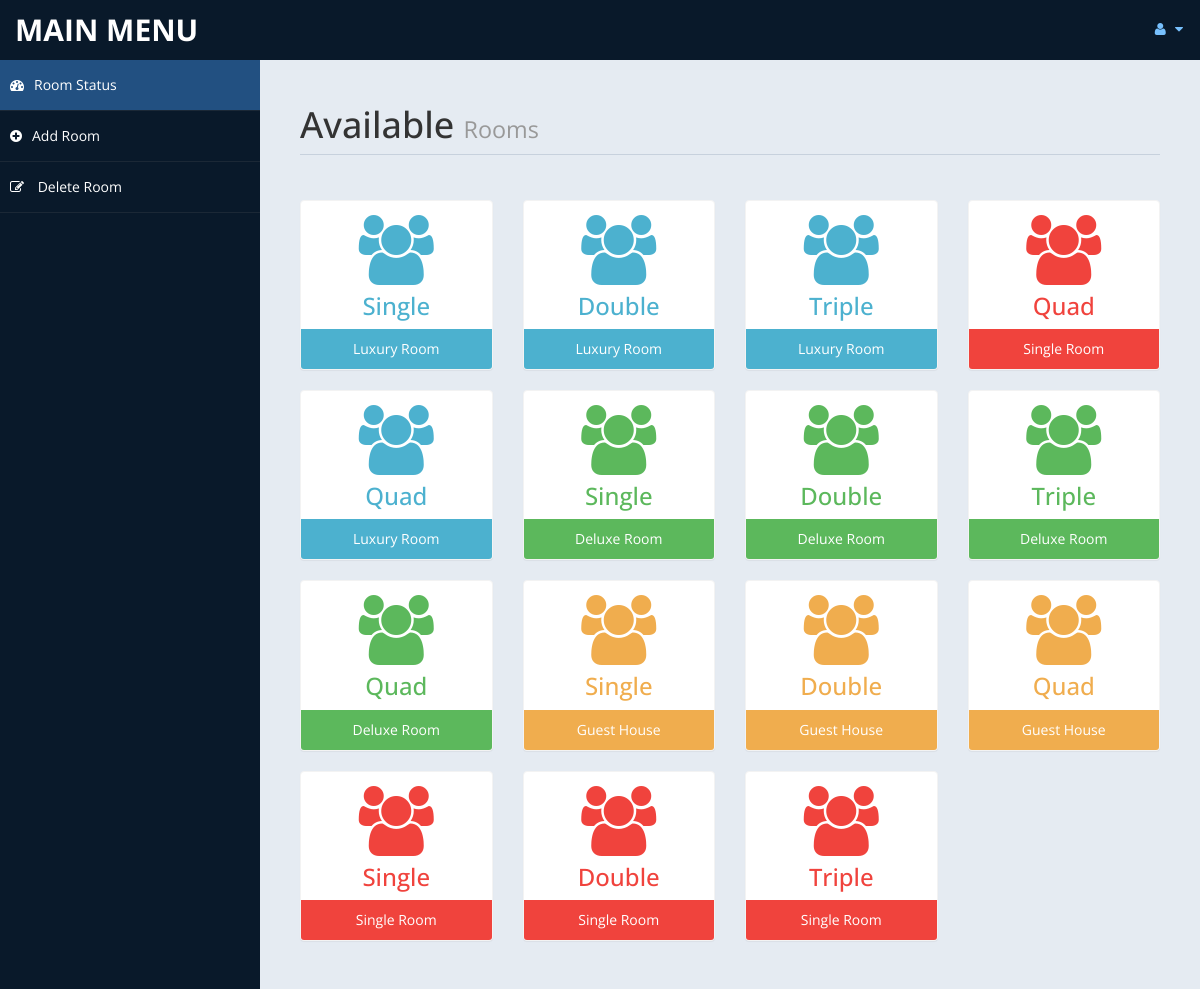
Screenshot of /admin/settings.php (signed in) with the database file from the repository.
### tables this page shows
CREATE TABLE IF NOT EXISTS `room` (
`id` int(10) unsigned NOT NULL,
  `type` varchar(15) DEFAULT NULL,
  `bedding` varchar(10) DEFAULT NULL,
  `place` varchar(10) DEFAULT NULL,
  `cusid` int(11) DEFAULT NULL
);

### admin/settings.php (the view, shortened to what this page needs)
<!DOCTYPE html>
<html xmlns="http://www.w3.org/1999/xhtml">
<head>
    <link href="assets/css/bootstrap.css" rel="stylesheet" />
    <link href="assets/css/font-awesome.css" rel="stylesheet" />
    <link href="assets/css/custom-styles.css" rel="stylesheet" />
</head>
<body>
    <div id="wrapper">
        <nav class="navbar navbar-default top-navbar" role="navigation">
            <div class="navbar-header">
                <a class="navbar-brand" href="home.php">MAIN MENU </a>
            </div>
            <ul class="nav navbar-top-links navbar-right">
                <li class="dropdown">
                    <a class="dropdown-toggle" data-toggle="dropdown" href="#" aria-expanded="false">
                        <i class="fa fa-user fa-fw"></i> <i class="fa fa-caret-down"></i>
                    </a>
                </li>
            </ul>
        </nav>
        <nav class="navbar-default navbar-side" role="navigation">
            <div class="sidebar-collapse">
                <ul class="nav" id="main-menu">
                    <li>
                        <a class="active-menu" href="settings.php"><i class="fa fa-dashboard"></i>Room Status</a>
                    </li>
					<li>
                        <a  href="room.php"><i class="fa fa-plus-circle"></i>Add Room</a>
                    </li>
                    <li>
                        <a   href="roomdel.php"><i class="fa fa-pencil-square-o"></i> Delete Room</a>
                    </li>
            </div>
        </nav>
        <div id="page-wrapper" >
            <div id="page-inner">
			 <div class="row">
                    <div class="col-md-12">
                        <h1 class="page-header">
                           Available <small> Rooms</small>
                        </h1>
                    </div>
                </div>
            <?php
						include ('db.php');
						$sql = "select * from room";
						$re = mysqli_query($con,$sql)
				?>
                <div class="row">
				<?php
										while($row= mysqli_fetch_array($re))
										{
												$id = $row['type'];
											if($id == "Luxury Room")
											{
												echo"<div class='col-md-3 col-sm-12 col-xs-12'>
													<div class='panel panel-primary text-center no-boder bg-color-blue'>
														<div class='panel-body'>
															<i class='fa fa-users fa-5x'></i>
															<h3>".$row['bedding']."</h3>
														</div>
														<div class='panel-footer back-footer-blue'>
															".$row['type']."
														</div>
													</div>
												</div>";
											}
											else if ($id == "Deluxe Room")
											{
												echo"<div class='col-md-3 col-sm-12 col-xs-12'>
													<div class='panel panel-primary text-center no-boder bg-color-green'>
														<div class='panel-body'>
															<i class='fa fa-users fa-5x'></i>
															<h3>".$row['bedding']."</h3>
														</div>
														<div class='panel-footer back-footer-green'>
															".$row['type']."
														</div>
													</div>
												</div>";
											}
											else if($id =="Guest House")
											{
												echo"<div class='col-md-3 col-sm-12 col-xs-12'>
													<div class='panel panel-primary text-center no-boder bg-color-brown'>
														<div class='panel-body'>
															<i class='fa fa-users fa-5x'></i>
															<h3>".$row['bedding']."</h3>
														</div>
														<div class='panel-footer back-footer-brown'>
															".$row['type']."
														</div>
													</div>
												</div>";
											}
											else if($id =="Single Room")
											{
												echo"<div class='col-md-3 col-sm-12 col-xs-12'>
													<div class='panel panel-primary text-center no-boder bg-color-red'>
														<div class='panel-body'>
															<i class='fa fa-users fa-5x'></i>
															<h3>".$row['bedding']."</h3>
														</div>
														<div class='panel-footer back-footer-red'>
															".$row['type']."
														</div>
													</div>
												</div>";
											}
										}
									?>
                </div>
            </div>
        </div>
</body>
</html>

### admin/assets/css/custom-styles.css (style rules this page uses)
body { font-family: 'Open Sans', sans-serif; }
#wrapper { width: 100%; background:#09192A; }
#page-wrapper { padding: 15px 15px; min-height: 600px; background:#E5EBF2; }
#page-inner { width:100%; margin:10px 20px 10px 0px; background-color:transparent; padding:10px; min-height:1200px; }
.text-center { text-align:center; }
.no-boder { border:1px solid #f3f3f3; }
h1, .h1, h2, .h2, h3, .h3 { margin-top: 7px; margin-bottom: -5px; }
.page-header { padding-bottom: 9px; margin: 10px 0 45px; border-bottom: 1px solid #C7D1DD; }
.bg-color-green { background-color: #fff; color: #5cb85c; }
.bg-color-blue { background-color: #fff; color: #4CB1CF }
.bg-color-red { background-color: #fff; color:#F0433D; }
.bg-color-brown { background-color: #fff; color:#f0ad4e; }
.back-footer-green { background-color: #5cb85c; color:#fff; border-top: 0px solid #fff; }
.back-footer-red { background-color: #F0433D; color:#fff; border-top: 0px solid #fff; }
.back-footer-blue { background-color: #4CB1CF; color:#fff; border-top: 0px solid #fff; }
.back-footer-brown { background-color: #f0ad4e; color:#fff; border-top: 0px solid #fff; }
.top-navbar { margin:0px; }
.top-navbar .navbar-brand { color: #fff; width: 260px; text-align: left; height: 60px; font-size: 30px; font-weight: 700; text-transform: uppercase; line-height: 30px; }
.top-navbar .nav > li { position: relative; display: inline-block; }
.top-navbar .nav > li > a { position: relative; display: block; padding: 19px 15px; color: #77C0FD; }
.active-menu { background-color:#225081!important; }
.sidebar-collapse , .sidebar-collapse .nav { background:none; }
.sidebar-collapse .nav { padding:0; }
.sidebar-collapse .nav > li > a { color:#fff; background:transparent; text-shadow:none; }
.sidebar-collapse > .nav > li > a { padding:15px 10px; }
.sidebar-collapse > .nav > li { border-bottom: 1px solid rgba(107, 108, 109, 0.19); }
.navbar-side { border:none; background-color: transparent; }
.top-navbar { background:#09192A; border-bottom:none; }
.top-navbar .nav > li > a > i { margin-right: 2px; }
.navbar-default { border:0px solid black; }
.navbar-header { background: #09192A; }
.nav > li > a > i { margin-right:10px; }
@media (min-width:768px) { #page-wrapper { margin: 0 0 0 260px; padding: 15px 30px; min-height: 1200px; } }
@media (min-width:768px) { .navbar-side { z-index: 1; position: absolute; width: 260px; } }
@media (min-width:768px) { .navbar { border-radius: 0px; } }

### rows the page displays
room: bedding "Single", type "Luxury Room"
room: bedding "Double", type "Luxury Room"
room: bedding "Triple", type "Luxury Room"
room: bedding "Quad", type "Single Room"
room: bedding "Quad", type "Luxury Room"
room: bedding "Single", type "Deluxe Room"
room: bedding "Double", type "Deluxe Room"
room: bedding "Triple", type "Deluxe Room"
room: bedding "Quad", type "Deluxe Room"
room: bedding "Single", type "Guest House"
room: bedding "Double", type "Guest House"
room: bedding "Quad", type "Guest House"
room: bedding "Single", type "Single Room"
room: bedding "Double", type "Single Room"
room: bedding "Triple", type "Single Room"
